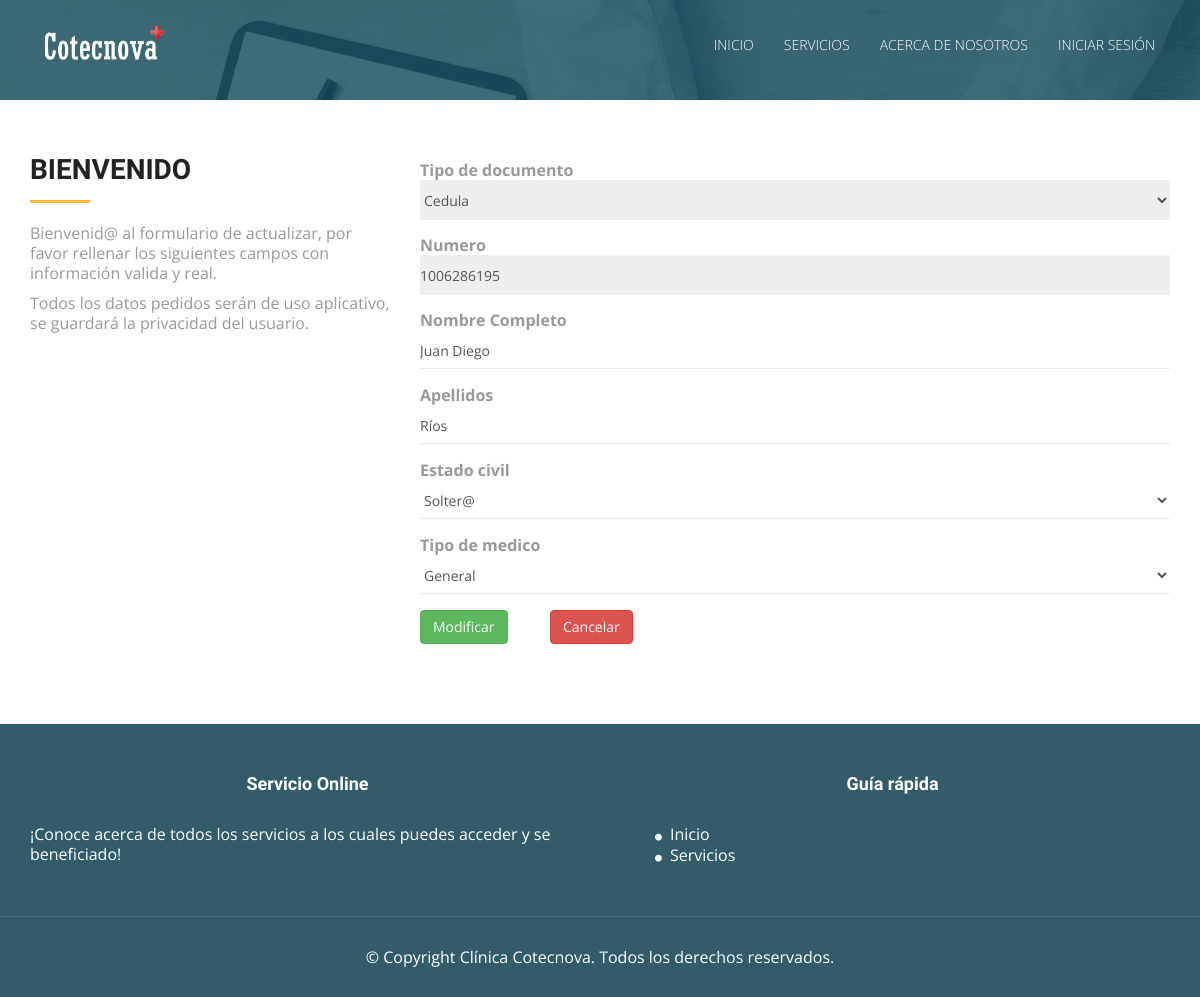
The app's page /editar_medicos.php?id=1 with its own data.
### tables this page shows
CREATE TABLE IF NOT EXISTS `medicos` (
  `id_medico` int(11) NOT NULL COMMENT 'Clave primaria de la tabla medico',
  `numero_documento` varchar(30) NOT NULL COMMENT 'Numero de identificacion del documento de la persona',
  `nombre_completo` varchar(100) NOT NULL COMMENT 'nombre completo de la persona',
  `apellidos` varchar(100) NOT NULL COMMENT 'apellidos de la persona',
  `contrasena` varchar(150) NOT NULL COMMENT 'contraseña encriptadda por md5',
  `tipo_documento_id` int(11) NOT NULL,
  `estado_civil_id` int(11) NOT NULL,
  `tipos_medicos_id` int(11) NOT NULL,
  `tipo_Usuario_id` int(11) NOT NULL,
  `estado` int(11) NOT NULL COMMENT 'estado para ver si esta eliminado el usuario. 1. activo 2.inactivo'
);

CREATE TABLE IF NOT EXISTS `tipos_documentos` (
  `id_tipo_documento` int(11) NOT NULL,
  `nombre` varchar(50) NOT NULL
);

CREATE TABLE IF NOT EXISTS `estados_civiles` (
  `id_estado_civil` int(11) NOT NULL,
  `nombre` varchar(50) NOT NULL
);

CREATE TABLE IF NOT EXISTS `tipos_medicos` (
  `id_tipo_medico` int(11) NOT NULL,
  `nombre` varchar(50) NOT NULL
);

### Modelo/MySQL.php (called while the page is built, shortened)
<?php
class MySQL{
    private $hostname  = "127.0.0.1";
    private $user = "root";
    private $password = "";
    private $database = "clinica_cotecnova";
    private $conexion;
    public function conectar(){
        $this->conexion = mysqli_connect($this->hostname, $this->user, $this->password, $this->database);
    }
    public function efectuarConsulta($consulta){
        mysqli_query($this->conexion, "SET lc_time_names = 'es_ES'" );
        mysqli_query($this->conexion, "SET NAMES 'utf8'");
        mysqli_query($this->conexion, "SET CHARACTER 'utf8'");
       $this->resultadoConsulta = mysqli_query($this->conexion, $consulta);
        return $this->resultadoConsulta;
    }
}

### editar_medicos.php (the view, shortened to what this page needs)
<!DOCTYPE html>
<html lang="en">
<head>
  <link rel="stylesheet" type="text/css" href="css/font-awesome.min.css">
  <link rel="stylesheet" type="text/css" href="css/bootstrap.min.css">
  <link rel="stylesheet" type="text/css" href="css/style.css">
  <link rel="stylesheet" type="text/css" href="css/style2.css">
</head>
<body id="myPage" data-spy="scroll" data-target=".navbar" data-offset="60">
  <div id="container">
  <?php
  include("header_index.php");
  ?>
  <?php
    $id = $_GET['id'];
    require_once 'Modelo/MySQL.php';
    $mysql = new MySQL;
    $mysql->conectar();
    $seleccionInformacion = $mysql->efectuarConsulta("SELECT
    clinica_cotecnova.tipos_documentos.id_tipo_documento,
    clinica_cotecnova.tipos_documentos.nombre as tipo_documento,
    clinica_cotecnova.medicos.numero_documento,
    clinica_cotecnova.medicos.id_medico,
    clinica_cotecnova.medicos.nombre_completo,
    clinica_cotecnova.medicos.apellidos,
    clinica_cotecnova.estados_civiles.id_estado_civil,
    clinica_cotecnova.estados_civiles.nombre as estado,
    clinica_cotecnova.medicos.tipos_medicos_id,
    clinica_cotecnova.tipos_medicos.id_tipo_medico,
    clinica_cotecnova.tipos_medicos.nombre as nombreMedico,
    clinica_cotecnova.medicos.contrasena
    FROM medicos
    INNER JOIN tipos_documentos on clinica_cotecnova.medicos.tipo_documento_id = clinica_cotecnova.tipos_documentos.id_tipo_documento
    INNER JOIN estados_civiles on clinica_cotecnova.medicos.estado_civil_id = clinica_cotecnova.estados_civiles.id_estado_civil
    INNER JOIN tipos_medicos on clinica_cotecnova.medicos.tipos_medicos_id = clinica_cotecnova.tipos_medicos.id_tipo_medico
    WHERE id_medico = ".$id."");
    while ($resultado= mysqli_fetch_assoc($seleccionInformacion)){
        $id_medico = $resultado['id_medico'];
        $id_tipo_documento = $resultado['id_tipo_documento'];
        $tipo_documento = $resultado['tipo_documento'];
        $numeroDocumento = $resultado['numero_documento'];
        $nombre_completo = $resultado['nombre_completo'];
        $apellidos = $resultado['apellidos'];
        $id_estado = $resultado['id_estado_civil'];
        $estado = $resultado['estado'];
        $tipoMedico = $resultado['tipos_medicos_id'];
        $nombreMedico = $resultado['nombreMedico'];
    }
    ?>
  </div>
  <section id="service" class="section-padding">
    <div class="container">
      <div class="row">
        <div class="col-md-4 col-sm-4">
          <h2 class="ser-title">Bienvenido</h2>
          <hr class="botm-line">
          <p>Bienvenid@ al formulario de actualizar, por favor rellenar los siguientes campos con informaci&oacute;n valida y real.</p>
          <p>Todos los datos pedidos ser&aacute;n de uso aplicativo, se guardar&aacute; la privacidad del usuario.</p>
        </div>
        <div class="col-md-8 col-sm-8">
          <div class="card">
            <div class="card-body">
              <form class="form-horizontal form-material" method="Post" action="Controlador/updateMedico.php?id=<?php echo $id_medico; ?>">
                <div class="form-group">
                  <label class="col-sm-12">Tipo de documento</label>
                  <div class="col-sm-12">
                      <select disabled class="form-control form-control-line" name="tipoDocumento">
                        <option value="<?php echo $id_tipo_documento?>"><?php echo $tipo_documento?></option>
                    </select>
                  </div>
                </div>
                <div class="form-group">
                  <label class="col-sm-12">Numero</label>
                  <div class="col-md-12">
                      <input type="text" disabled="" value="<?php echo $numeroDocumento?>" class="form-control form-control-line" name="numeroDocumento" required="" onkeypress="return solonumeros(event)">
                  </div>
                </div>
                <div class="form-group">
                  <label class="col-md-12">Nombre Completo</label>
                  <div class="col-md-12">
                      <input type="text" value="<?php echo $nombre_completo?>" class="form-control form-control-line" name="nombreCompleto" onkeypress="return sololetras(event)">
                  </div>
                </div>
                <div class="form-group">
                  <label class="col-md-12">Apellidos</label>
                  <div class="col-md-12">
                      <input type="text" value="<?php echo $apellidos?>" class="form-control form-control-line" name="apellidos" onkeypress="return sololetras(event)">
                  </div>
                </div>
                <div class="form-group">
                  <label class="col-sm-12">Estado civil</label>
                  <div class="col-sm-12">
                      <select class="form-control form-control-line" name="estadoCivil">
                          <option value="<?php echo $id_estado?>" selected="true"><?php echo $estado?></option>
                    </select>
                  </div>
                </div>
                <div class="form-group">
                  <label class="col-sm-12">Tipo de medico</label>
                  <div class="col-sm-12">
                      <select class="form-control form-control-line" name="tipoMedico">
                          <option value="<?php echo $tipoMedico?>" selected="true"><?php echo $nombreMedico?></option>
                    </select>
                  </div>
                </div>
                <div class="form-group">
                  <div class="col-sm-3 col-md-2">
                    <button class="btn btn-success" name="enviar">Modificar</button>
                  </div>
                  <div class="col-sm-9 col-md-4">
                    <a href="ver_medico.php" class="btn btn-danger">Cancelar</a>
                  </div>
                </div>
              </form>
            </div>
          </div>
        </div>
      </div>
    </div>
  </section>
  <div id="footer">
  <?php
  include("footer.php");
  ?>
  </div>
</body>
</html>

### css/style.css (style rules this page uses)
body { font-family: 'Open Sans', sans-serif; line-height: 20px; color: #999999; font-size: 300; font-size: 16px; }
h1, h2, h3, h4, h5, h6 { font-family: 'Raleway', sans-serif; font-weight: 600; color: #222222; }
a, a:hover, a:focus, a:active { outline: none; color: #fff; }
.section-padding { padding: 60px 0px; }
h2 { line-height: 20px; margin: 0; font-size: 28px; font-weight: 700; text-transform: uppercase; }
hr.botm-line { height: 3px; width: 60px; background: #ffb737; position: relative; border: 0; margin: 20px 0 20px 0; }
.form-control { height: 40px; }
#footer { background-color: #325C6A; }

### css/style2.css (style rules this page uses)
.form-control { display: block; width: 100%; padding: 0.375rem 0.75rem; line-height: 1.5; color: #4F5467; background-color: #fff; background-clip: padding-box; border: 1px solid #e9ecef; border-radius: 0.25rem; -webkit-transition: border-color 0.15s ease-in-out, -webkit-box-shadow 0.15s ease-in-out; transition: border-color 0.15s ease-in-out, -webkit-box-shadow 0.15s ease-in-out; -o-transition: border-color 0.15s ease-in-out, box-shadow 0.15s ease-in-out; transition: border-color 0.15s ease-in-out, box-shadow 0.15s ease-in-out; transition: border-color 0.15s ease-in-out, box-shadow 0.15s ease-in-out, -webkit-box-shadow 0.15s ease-in-out; }
.card { margin-bottom: 20px; }
.form-control { color: #212529; min-height: 38px; display: initial; }
.form-control:disabled, .form-control[readonly] { opacity: 0.7; }
.form-group { margin-bottom: 25px; }
.form-horizontal label { margin-bottom: 0px; }
.form-material .form-group { overflow: hidden; }
.form-material .form-control { background-color: transparent; background-position: center bottom, center calc(100% - 1px); background-repeat: no-repeat; background-size: 0 2px, 100% 1px; padding: 0; -webkit-transition: background 0s ease-out 0s; -o-transition: background 0s ease-out 0s; transition: background 0s ease-out 0s; }
.form-material .form-control, .form-material .form-control.focus, .form-material .form-control:focus { background-image: -webkit-gradient(linear, left top, left bottom, from(#009efb), to(#009efb)), -webkit-gradient(linear, left top, left bottom, from(#e9ecef), to(#e9ecef)); background-image: -webkit-linear-gradient(#009efb, #009efb), -webkit-linear-gradient(#e9ecef, #e9ecef); background-image: -o-linear-gradient(#009efb, #009efb), -o-linear-gradient(#e9ecef, #e9ecef); background-image: linear-gradient(#009efb, #009efb), linear-gradient(#e9ecef, #e9ecef); border: 0 none; border-radius: 0; -webkit-box-shadow: none; box-shadow: none; float: none; }

### records on screen
medicos: tipoDocumento "Cedula", numeroDocumento "1006286195", nombreCompleto "Juan Diego", apellidos "Ríos", estadoCivil "Solter@", tipoMedico "General"
